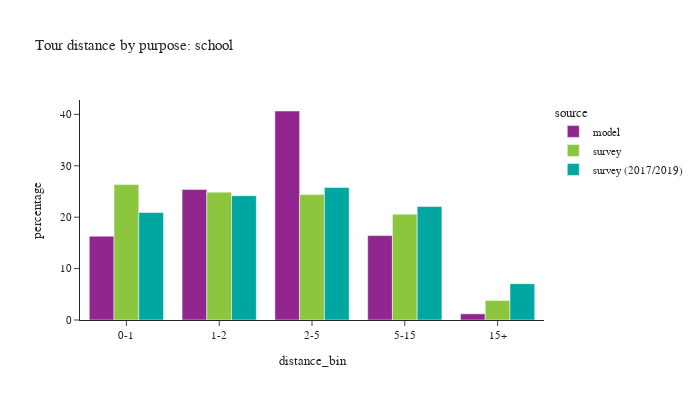

This figure's notebook cell:
### Code cell
plot_bins(tour, tour['pdpurp'] == 2, 'school')

### Figure 1 — Plotly figure (JSON) as saved in the notebook; plotly's stock layout.template omitted (floating-point values rounded to 4 significant figures)
{"data": [{"alignmentgroup": "True", "customdata": [[107656], [167695], [268326], [108376], [7945]], "hovertemplate": "source=model<br>distance_bin=%{x}<br>percentage=%{y}<br>sample count=%{customdata[0]}<extra></extra>", "legendgroup": "model", "marker": {"color": "#91268F", "pattern": {"shape": ""}}, "name": "model", "offsetgroup": "model", "orientation": "v", "showlegend": true, "textposition": "auto", "type": "bar", "x": ["0-1", "1-2", "2-5", "5-15", "15+"], "xaxis": "x", "y": [16.31, 25.41, 40.66, 16.42, 1.204], "yaxis": "y"}, {"alignmentgroup": "True", "customdata": [[159], [156], [201], [112], [24]], "hovertemplate": "source=survey<br>distance_bin=%{x}<br>percentage=%{y}<br>sample count=%{customdata[0]}<extra></extra>", "legendgroup": "survey", "marker": {"color": "#8CC63E", "pattern": {"shape": ""}}, "name": "survey", "offsetgroup": "survey", "orientation": "v", "showlegend": true, "textposition": "auto", "type": "bar", "x": ["0-1", "1-2", "2-5", "5-15", "15+"], "xaxis": "x", "y": [26.34, 24.87, 24.4, 20.59, 3.803], "yaxis": "y"}, {"alignmentgroup": "True", "customdata": [[389], [438], [538], [241], [41]], "hovertemplate": "source=survey (2017/2019)<br>distance_bin=%{x}<br>percentage=%{y}<br>sample count=%{customdata[0]}<extra></extra>", "legendgroup": "survey (2017/2019)", "marker": {"color": "#00A7A0", "pattern": {"shape": ""}}, "name": "survey (2017/2019)", "offsetgroup": "survey (2017/2019)", "orientation": "v", "showlegend": true, "textposition": "auto", "type": "bar", "x": ["0-1", "1-2", "2-5", "5-15", "15+"], "xaxis": "x", "y": [20.92, 24.18, 25.76, 22.07, 7.065], "yaxis": "y"}], "layout": {"barmode": "group", "font": {"size": 11}, "height": 400, "legend": {"title": {"text": "source"}, "tracegroupgap": 0}, "title": {"text": "Tour distance by purpose: school"}, "width": 700, "xaxis": {"anchor": "y", "domain": [0.0, 1.0], "title": {"text": "distance_bin"}}, "yaxis": {"anchor": "x", "domain": [0.0, 1.0], "title": {"text": "percentage"}}}}
